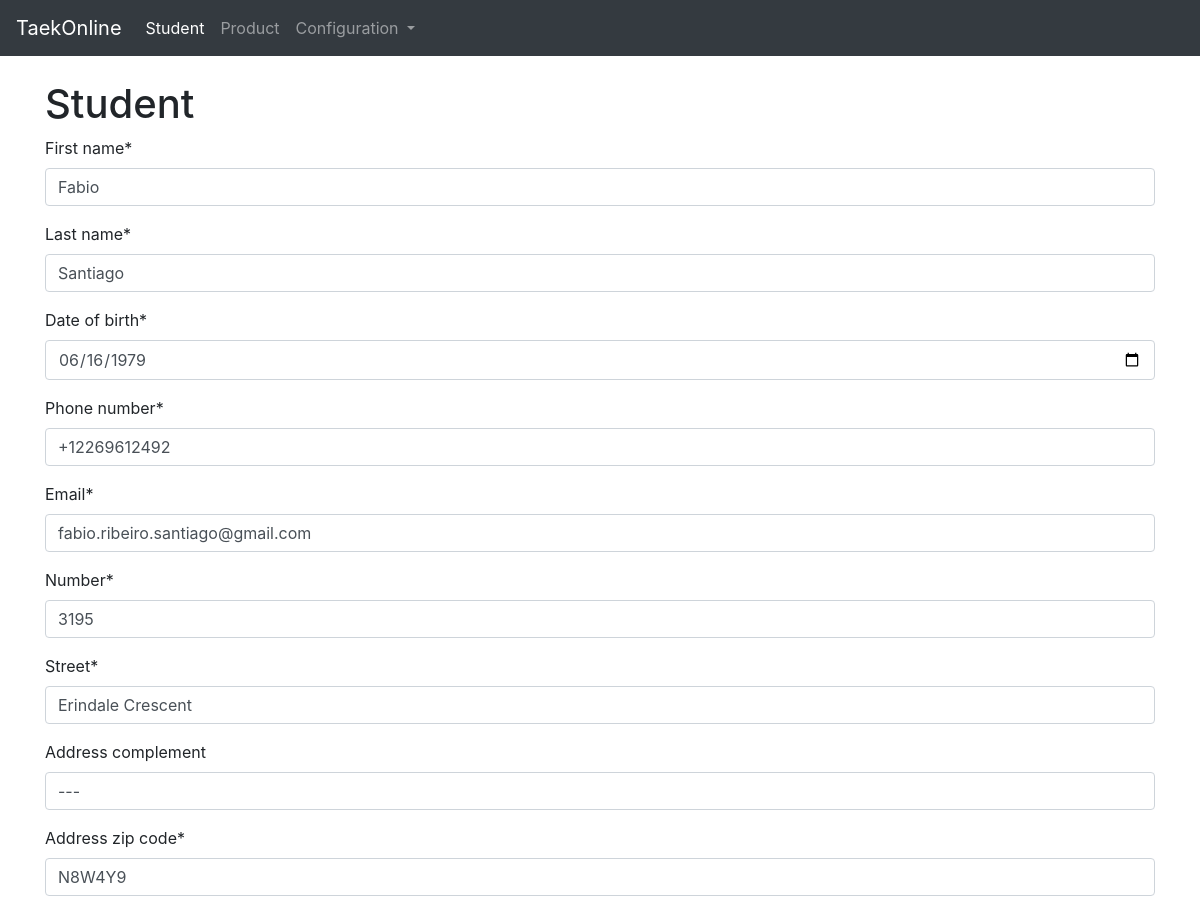
Before: /student/1/change (upper part) with the older database file.
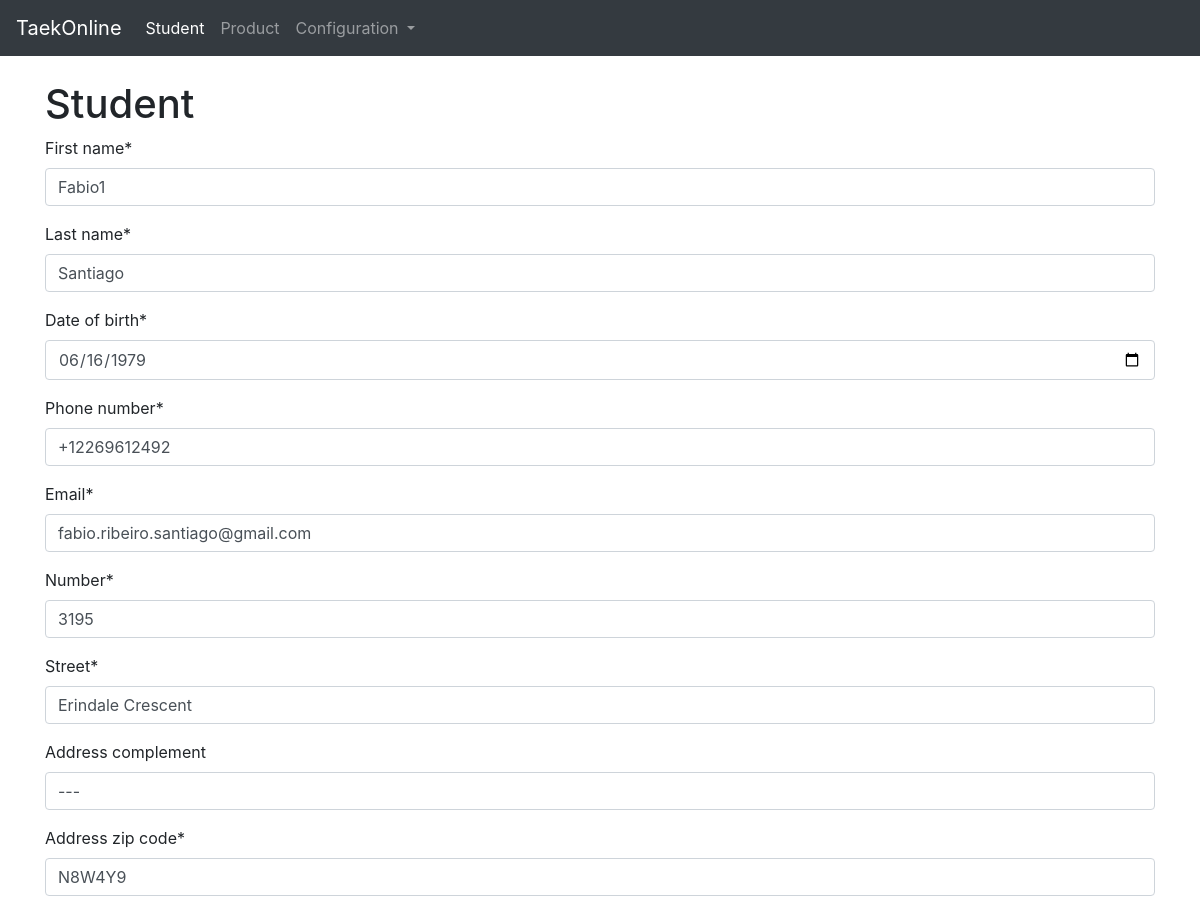
After: the same page with the newer database file.
### taekonline/models.py (models this page shows, shortened)
class Student(models.Model):
    first_name = models.CharField(max_length=100, null=False, blank=False)
    last_name = models.CharField(max_length=100, null=False, blank=False)
    date_of_birth = models.DateField(auto_now=False, auto_now_add=False)
    date_joined = models.DateTimeField(auto_now=False, auto_now_add=True)
    phone_number = PhoneNumberField()
    email = models.EmailField(blank=False, null=False)
    address_number = models.IntegerField(verbose_name="number", null=False, blank=False)
    address_street = models.CharField(verbose_name="street", max_length=200, null=False, blank=False)
    address_complement = models.CharField(max_length=200, null=True, blank=True)
    address_zip_code = models.CharField(max_length=6, null=False, blank=False)
    address_city = models.CharField(max_length=50, null=False, blank=False)
    active = models.BooleanField(default=True)
    @property
    def name(self):
        return ', '.join((self.first_name,self.last_name))
    def __str__(self):
        return self.name

### taekonline/views.py (the view)
# urls.py: path('student/<int:id>/change', views.student_change, name='student_change'),
def student_change(request, id, template_name='students/student_form.html'):
	student = Student.objects.get(id=int(id))
	if request.POST:
		form = StudentForm(request.POST, instance=student)
		formset = StudentContactFormSet(request.POST, request.FILES, instance=student)
		if form.is_valid() and formset.is_valid():
			form.save()
			formset.save()
			return redirect('student')
		else:
			return render(request, template_name, {'form':form, 'formset':formset})
	else:
		form = StudentForm(instance=student)
		formset = StudentContactFormSet(instance=student)
	return render(request, template_name, {'form':form, 'formset':formset})

### taekonline/models.py (called while the page is built)
    def __str__(self):
        return self.description

### taekonline/templates/students/student_form.html (shortened to what this page needs)
{% extends 'base.html' %}
{% load static %}
{% load crispy_forms_tags %}
{% block content %}
<form method="post" action="{{ request.path }}">
    <h1>Student</h1>
    {% crispy form %}
</form>
{% endblock content %}

Changed rows visible on the page:
changed Student "Santiago": first_name "Fabio" → "Fabio1"
